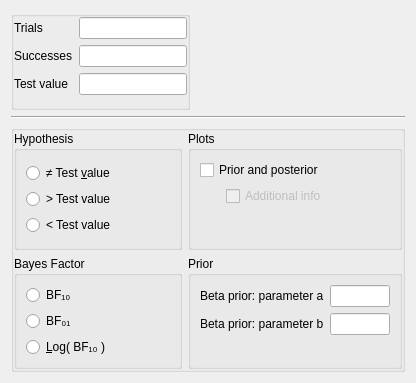
<?xml version="1.0" encoding="UTF-8"?>
<ui version="4.0">
 <class>BinomialBayesianSummaryStatisticsForm</class>
 <widget class="QWidget" name="BinomialBayesianSummaryStatisticsForm">
  <property name="geometry">
   <rect>
    <x>0</x>
    <y>0</y>
    <width>416</width>
    <height>362</height>
   </rect>
  </property>
  <property name="sizePolicy">
   <sizepolicy hsizetype="Preferred" vsizetype="Preferred">
    <horstretch>0</horstretch>
    <verstretch>0</verstretch>
   </sizepolicy>
  </property>
  <property name="windowTitle">
   <string>Form</string>
  </property>
  <layout class="QVBoxLayout" name="verticalLayout_2">
   <item>
    <widget class="GroupBox" name="groupBox">
     <property name="sizePolicy">
      <sizepolicy hsizetype="Fixed" vsizetype="Maximum">
       <horstretch>0</horstretch>
       <verstretch>0</verstretch>
      </sizepolicy>
     </property>
     <property name="title">
      <string/>
     </property>
     <layout class="QFormLayout" name="formLayout">
      <property name="labelAlignment">
       <set>Qt::AlignLeading|Qt::AlignLeft|Qt::AlignVCenter</set>
      </property>
      <property name="leftMargin">
       <number>0</number>
      </property>
      <property name="topMargin">
       <number>0</number>
      </property>
      <property name="rightMargin">
       <number>0</number>
      </property>
      <property name="bottomMargin">
       <number>12</number>
      </property>
      <item row="0" column="0">
       <widget class="QLabel" name="label_5">
        <property name="text">
         <string>Trials</string>
        </property>
       </widget>
      </item>
      <item row="0" column="1">
       <widget class="BoundTextBox" name="trials"/>
      </item>
      <item row="1" column="0">
       <widget class="QLabel" name="label_4">
        <property name="text">
         <string>Successes</string>
        </property>
       </widget>
      </item>
      <item row="1" column="1">
       <widget class="BoundTextBox" name="successes"/>
      </item>
      <item row="2" column="0">
       <widget class="QLabel" name="label">
        <property name="text">
         <string>Test value</string>
        </property>
       </widget>
      </item>
      <item row="2" column="1">
       <widget class="BoundTextBox" name="testValue"/>
      </item>
     </layout>
    </widget>
   </item>
   <item>
    <widget class="Line" name="line">
     <property name="orientation">
      <enum>Qt::Horizontal</enum>
     </property>
    </widget>
   </item>
   <item>
    <widget class="GroupBox" name="groupBox_3">
     <property name="sizePolicy">
      <sizepolicy hsizetype="Preferred" vsizetype="Preferred">
       <horstretch>0</horstretch>
       <verstretch>0</verstretch>
      </sizepolicy>
     </property>
     <property name="title">
      <string/>
     </property>
     <property name="alignment">
      <set>Qt::AlignLeading|Qt::AlignLeft|Qt::AlignTop</set>
     </property>
     <layout class="QGridLayout" name="gridLayout">
      <property name="sizeConstraint">
       <enum>QLayout::SetDefaultConstraint</enum>
      </property>
      <property name="leftMargin">
       <number>0</number>
      </property>
      <property name="topMargin">
       <number>0</number>
      </property>
      <property name="rightMargin">
       <number>0</number>
      </property>
      <property name="bottomMargin">
       <number>0</number>
      </property>
      <item row="0" column="2">
       <widget class="BoundGroupBox" name="plotsGroup">
        <property name="sizePolicy">
         <sizepolicy hsizetype="Preferred" vsizetype="Minimum">
          <horstretch>0</horstretch>
          <verstretch>0</verstretch>
         </sizepolicy>
        </property>
        <property name="title">
         <string>Plots</string>
        </property>
        <property name="alignment">
         <set>Qt::AlignLeading|Qt::AlignLeft|Qt::AlignTop</set>
        </property>
        <layout class="QGridLayout" name="gridLayout_2">
         <item row="2" column="1">
          <widget class="BoundCheckBox" name="plotPriorAndPosteriorAdditionalInfo">
           <property name="enabled">
            <bool>false</bool>
           </property>
           <property name="layoutDirection">
            <enum>Qt::LeftToRight</enum>
           </property>
           <property name="text">
            <string>Additional info</string>
           </property>
          </widget>
         </item>
         <item row="3" column="1">
          <spacer name="verticalSpacer">
           <property name="orientation">
            <enum>Qt::Vertical</enum>
           </property>
           <property name="sizeHint" stdset="0">
            <size>
             <width>20</width>
             <height>20</height>
            </size>
           </property>
          </spacer>
         </item>
         <item row="2" column="0">
          <widget class="QWidget" name="widget" native="true">
           <property name="maximumSize">
            <size>
             <width>20</width>
             <height>16777215</height>
            </size>
           </property>
          </widget>
         </item>
         <item row="1" column="0" colspan="2">
          <widget class="BoundCheckBox" name="plotPriorAndPosterior">
           <property name="text">
            <string>Prior and posterior</string>
           </property>
          </widget>
         </item>
        </layout>
       </widget>
      </item>
      <item row="1" column="0">
       <widget class="BoundGroupBox" name="bayesFactorType">
        <property name="sizePolicy">
         <sizepolicy hsizetype="MinimumExpanding" vsizetype="Preferred">
          <horstretch>0</horstretch>
          <verstretch>0</verstretch>
         </sizepolicy>
        </property>
        <property name="title">
         <string>Bayes Factor</string>
        </property>
        <property name="alignment">
         <set>Qt::AlignLeading|Qt::AlignLeft|Qt::AlignTop</set>
        </property>
        <property name="flat">
         <bool>false</bool>
        </property>
        <layout class="QVBoxLayout" name="verticalLayout_4">
         <item>
          <widget class="QRadioButton" name="_1">
           <property name="sizePolicy">
            <sizepolicy hsizetype="Fixed" vsizetype="Fixed">
             <horstretch>0</horstretch>
             <verstretch>0</verstretch>
            </sizepolicy>
           </property>
           <property name="text">
            <string>BF₁₀</string>
           </property>
          </widget>
         </item>
         <item>
          <widget class="QRadioButton" name="_2">
           <property name="sizePolicy">
            <sizepolicy hsizetype="Fixed" vsizetype="Fixed">
             <horstretch>0</horstretch>
             <verstretch>0</verstretch>
            </sizepolicy>
           </property>
           <property name="text">
            <string>BF₀₁</string>
           </property>
          </widget>
         </item>
         <item>
          <widget class="QRadioButton" name="_3">
           <property name="sizePolicy">
            <sizepolicy hsizetype="Fixed" vsizetype="Fixed">
             <horstretch>0</horstretch>
             <verstretch>0</verstretch>
            </sizepolicy>
           </property>
           <property name="text">
            <string>&amp;Log( BF₁₀ )</string>
           </property>
          </widget>
         </item>
        </layout>
       </widget>
      </item>
      <item row="1" column="2">
       <widget class="BoundGroupBox" name="missingValues">
        <property name="sizePolicy">
         <sizepolicy hsizetype="Preferred" vsizetype="Preferred">
          <horstretch>0</horstretch>
          <verstretch>0</verstretch>
         </sizepolicy>
        </property>
        <property name="title">
         <string>Prior</string>
        </property>
        <property name="alignment">
         <set>Qt::AlignLeading|Qt::AlignLeft|Qt::AlignTop</set>
        </property>
        <property name="flat">
         <bool>false</bool>
        </property>
        <layout class="QFormLayout" name="formLayout_2">
         <property name="labelAlignment">
          <set>Qt::AlignLeading|Qt::AlignLeft|Qt::AlignVCenter</set>
         </property>
         <item row="0" column="0">
          <widget class="QLabel" name="label_2">
           <property name="text">
            <string>Beta prior: parameter a</string>
           </property>
          </widget>
         </item>
         <item row="0" column="1">
          <widget class="BoundTextBox" name="betaPriorParamA">
           <property name="maximumSize">
            <size>
             <width>60</width>
             <height>16777215</height>
            </size>
           </property>
          </widget>
         </item>
         <item row="1" column="0">
          <widget class="QLabel" name="label_3">
           <property name="text">
            <string>&lt;html&gt;&lt;head/&gt;&lt;body&gt;&lt;p&gt;Beta prior: parameter b&lt;/p&gt;&lt;/body&gt;&lt;/html&gt;</string>
           </property>
          </widget>
         </item>
         <item row="1" column="1">
          <widget class="BoundTextBox" name="betaPriorParamB">
           <property name="maximumSize">
            <size>
             <width>60</width>
             <height>16777215</height>
            </size>
           </property>
          </widget>
         </item>
         <item row="2" column="0">
          <spacer name="verticalSpacer_2">
           <property name="orientation">
            <enum>Qt::Vertical</enum>
           </property>
           <property name="sizeHint" stdset="0">
            <size>
             <width>20</width>
             <height>10</height>
            </size>
           </property>
          </spacer>
         </item>
        </layout>
       </widget>
      </item>
      <item row="0" column="0">
       <widget class="BoundGroupBox" name="hypothesis">
        <property name="title">
         <string>Hypothesis</string>
        </property>
        <property name="alignment">
         <set>Qt::AlignLeading|Qt::AlignLeft|Qt::AlignTop</set>
        </property>
        <property name="flat">
         <bool>false</bool>
        </property>
        <layout class="QVBoxLayout" name="verticalLayout_3">
         <property name="topMargin">
          <number>12</number>
         </property>
         <property name="bottomMargin">
          <number>12</number>
         </property>
         <item>
          <widget class="QRadioButton" name="_1twoTailed">
           <property name="sizePolicy">
            <sizepolicy hsizetype="Fixed" vsizetype="Fixed">
             <horstretch>0</horstretch>
             <verstretch>0</verstretch>
            </sizepolicy>
           </property>
           <property name="text">
            <string>≠ Test &amp;value</string>
           </property>
          </widget>
         </item>
         <item>
          <widget class="QRadioButton" name="_2oneTailedGreaterThan">
           <property name="sizePolicy">
            <sizepolicy hsizetype="Fixed" vsizetype="Fixed">
             <horstretch>0</horstretch>
             <verstretch>0</verstretch>
            </sizepolicy>
           </property>
           <property name="text">
            <string>&gt; Test value</string>
           </property>
          </widget>
         </item>
         <item>
          <widget class="QRadioButton" name="_3oneTailedLessThan">
           <property name="sizePolicy">
            <sizepolicy hsizetype="Fixed" vsizetype="Fixed">
             <horstretch>0</horstretch>
             <verstretch>0</verstretch>
            </sizepolicy>
           </property>
           <property name="text">
            <string>&lt; Test value</string>
           </property>
          </widget>
         </item>
        </layout>
       </widget>
      </item>
     </layout>
    </widget>
   </item>
  </layout>
 </widget>
 <customwidgets>
  <customwidget>
   <class>GroupBox</class>
   <extends>QGroupBox</extends>
   <header>widgets/groupbox.h</header>
   <container>1</container>
  </customwidget>
  <customwidget>
   <class>BoundTextBox</class>
   <extends>QLineEdit</extends>
   <header>widgets/boundtextbox.h</header>
  </customwidget>
  <customwidget>
   <class>BoundGroupBox</class>
   <extends>QGroupBox</extends>
   <header>widgets/boundgroupbox.h</header>
   <container>1</container>
  </customwidget>
  <customwidget>
   <class>BoundCheckBox</class>
   <extends>QCheckBox</extends>
   <header>widgets/boundcheckbox.h</header>
  </customwidget>
 </customwidgets>
 <resources/>
 <connections>
  <connection>
   <sender>plotPriorAndPosterior</sender>
   <signal>toggled(bool)</signal>
   <receiver>plotPriorAndPosteriorAdditionalInfo</receiver>
   <slot>setEnabled(bool)</slot>
   <hints>
    <hint type="sourcelabel">
     <x>306</x>
     <y>142</y>
    </hint>
    <hint type="destinationlabel">
     <x>319</x>
     <y>165</y>
    </hint>
   </hints>
  </connection>
 </connections>
</ui>
